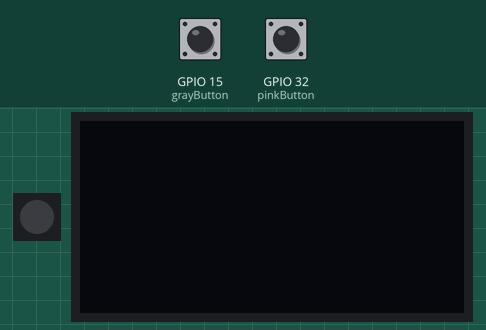
Recording of a sketch running on a simulated ESP32. Parts: 1 RGB LEDs in strip order, left to right, 128×64 one-colour display. The inputs (shaded band) are chosen by the test bench; at power-on: GPIO 15 (grayButton) HIGH, GPIO 32 (pinkButton) HIGH.

Above: at 1.2 s.
1.3 s: GPIO 15 (grayButton) pulled LOW for 3.2 s
At 4.9 s:
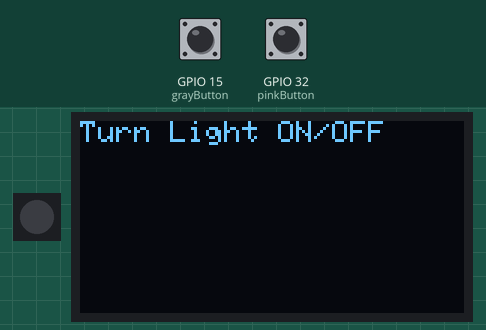
6.0 s: GPIO 32 (pinkButton) pulled LOW for 1 s
At 8.1 s:
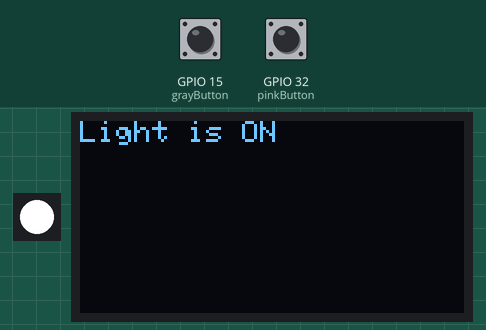
8.5 s: GPIO 15 (grayButton) pulled LOW for 0.15 s
At 9.2 s:
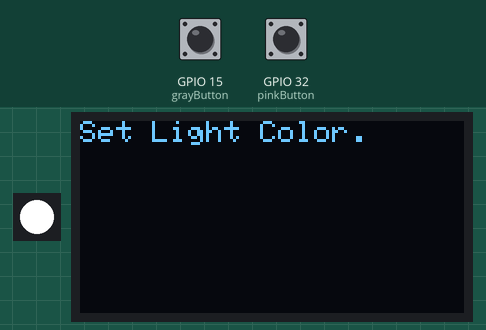
10.1 s: GPIO 32 (pinkButton) pulled LOW for 0.15 s
At 10.6 s:
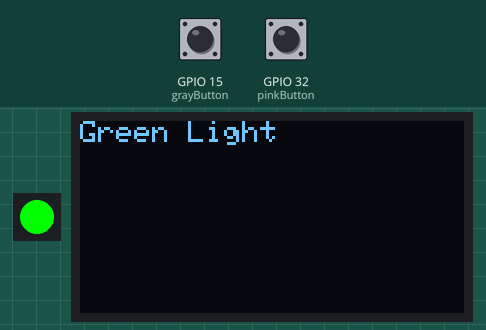
11.7 s: GPIO 15 (grayButton) pulled LOW for 1 s
At 13.5 s:
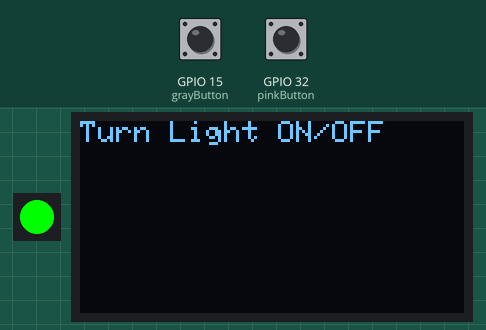
14.2 s: GPIO 15 (grayButton) pulled LOW for 0.15 s
At 14.8 s:
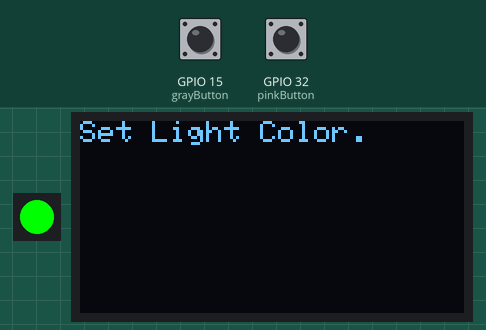
Timing chart, 0 to 16.8 s (numbered marks = the images above; inputs shaded):
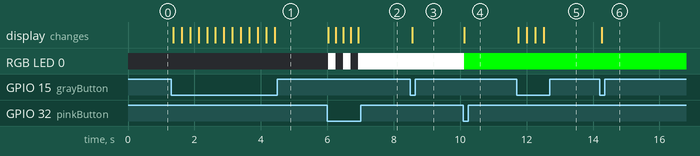

The sketch:

IoT_Project_Group20.ino
```cpp
#include <SPI.h>
#include <Wire.h>
#include <Adafruit_GFX.h>
#include <Adafruit_SH110X.h>
#include "DHT.h"
#include <Adafruit_NeoPixel.h>

#define DHTPIN 13
#define DHTTYPE DHT22
#define PIN 12
//#define GPIO_NUM_33 15

const int grayButton = 15;
const int pinkButton = 32;
const int potPin = 14;

int menuItem = 0;
int selectedItem = 0;
long potValue = 0;
boolean tempType = false; //degre C=false , F=true
boolean lightIsOn = false;

Adafruit_SH1107 display = Adafruit_SH1107(64, 128, &Wire);
DHT dht(DHTPIN, DHTTYPE);
Adafruit_NeoPixel pixels = Adafruit_NeoPixel(1, PIN, NEO_GRB + NEO_KHZ800);


void setup(){
  pinMode(grayButton, INPUT_PULLUP);
  pinMode(pinkButton, INPUT_PULLUP);
  pinMode(potPin, INPUT);
  dht.begin();
  pixels.begin();
  esp_sleep_enable_ext0_wakeup(GPIO_NUM_33,0);
  //esp_sleep_enable_timer_wakeup(5000);
}

void loop(){

  if(digitalRead(grayButton) == LOW){
    wakeUp();
    if(menuItem == 0){
      selectedItem = 0;
      display.print("Press to Display Humidity and Tempareture");
    }
    else if(menuItem == 1){
      selectedItem = 1;
      display.print("Change Temp C/F.");
    }
    else if(menuItem == 2){
     selectedItem = 2;
     display.print("Turn Light ON/OFF");
    }
    else if(menuItem == 3){
      selectedItem = 3;
      display.print("Set Light Color.");
    }
    else if(menuItem == 4){
      selectedItem = 4;
      display.print("Go To Deep Sleep.");
    }
    menuItem = (menuItem + 1)%5;
    display.display();
    delay(200);
  }

  if(digitalRead(pinkButton) == LOW){

    if(selectedItem == 0){
      print_hum_temp();
    }
    else if(selectedItem == 1){
      change_C_F();
    }
    else if(selectedItem == 2){
      turn_on_off_light();
    }
    else if(selectedItem == 3){
      setLightColor();
    }
    else if(selectedItem == 4){
      goToDeepSleep();
    }
    delay(200);
  }

}


void wakeUp(){
  display.begin(0x3C, true);

  display.clearDisplay();  //Clear the buffer.
  //display.display();

  display.setRotation(1); //Portrait display

  // text display tests
  display.setTextSize(1);
  display.setTextColor(SH110X_WHITE);
  display.setCursor(0,0);
}

void print_hum_temp(){

  display.clearDisplay();
  display.setCursor(0,0);

  delay(2000);  // Wait a few seconds between measurements.

  // Reading temperature or humidity takes about 250 milliseconds!
  // Sensor readings may also be up to 2 seconds 'old' (its a very slow sensor)
  float h = dht.readHumidity();
  float t = dht.readTemperature();  //C
  float f = dht.readTemperature(true);  //F

  // Check if any reads failed and exit early (to try again).
  if (isnan(h) || isnan(t) || isnan(f)) {
    Serial.println(F("Failed to read from DHT sensor!"));
    return;
  }

    display.print("Humidity: ");
    display.print(h);
    display.println("%");
    //Everytime I will check tempType to see if it is C or F (default is C):
    display.print("Temperature: ");
    if(!tempType){  //C
      display.print(t);
      display.print("C");
    }
    else if(tempType){  //F
      display.print(f);
      display.print("F");
    }

    display.display();
}

void change_C_F(){
  display.clearDisplay();
  display.setCursor(0,0);

  if(tempType == false){  //It was C, changing to F
    tempType = true;
    display.print("Temp type changed to F succesfully!");
  }
  else if(tempType == true){ //It was F, changing to C
    tempType = false;
    display.print("Temp type changed to C succesfully!");
  }

  display.display();

}

void turn_on_off_light(){

      display.clearDisplay();
      display.setCursor(0,0);

      if(lightIsOn == false){
        lightIsOn = true;
        pixels.setPixelColor(0, pixels.Color(255,255,255));
        pixels.show();
        display.print("Light is ON");
      }
      else if(lightIsOn == true){
        lightIsOn = false;
        pixels.setPixelColor(0, pixels.Color(0,0,0));
        pixels.show();
        display.print("Light is OFF");
      }

      display.display();
}

void setLightColor(){

  display.clearDisplay();
  display.setCursor(0,0);

  if(lightIsOn == false){
    display.print("You Have To Turn The Light On First!");
    display.display();
    return;
  }

  potValue = analogRead(potPin);  // 0 <= potValue < 4096

  if(potValue >= 0 && potValue < 1400){
        pixels.setPixelColor(0, pixels.Color(255,0,0));
        pixels.show();
        display.print("Red Light");
  }
  else if(potValue >= 1400 && potValue < 2800){
        pixels.setPixelColor(0, pixels.Color(0,255,0));
        pixels.show();
        display.print("Green Light");
  }
  else if(potValue >= 2800 && potValue < 4096){
        pixels.setPixelColor(0, pixels.Color(0,0,255));
        pixels.show();
        display.print("Blue Light");
  }

  display.display();
  delay(200);
}

void goToDeepSleep(){
      display.clearDisplay();
      display.setCursor(0,0);
      display.print("Lets go to deep sleep");
      display.display();
      esp_deep_sleep_start();
}
```

Measured:
- after the input at 1.3 s, the display: first changes after 0.06 s (image 1 shows a later state)
- after the input at 6.0 s, RGB LED 0: alternates RGB(255, 255, 255) for 0.23 s and off for 0.23 s, 5 changes in all, then stays RGB(255, 255, 255), starting at once; the display: changes at once (image 2)
- after the input at 8.5 s, the display: changes after 0.06 s (image 3)
- after the input at 10.1 s, RGB LED 0: RGB(255, 255, 255) → RGB(0, 255, 0) at once; the display: changes at once (image 4)
- after the input at 11.7 s, the display: first changes after 0.06 s (image 5 shows a later state)
- after the input at 14.2 s, the display: changes after 0.06 s (image 6)
